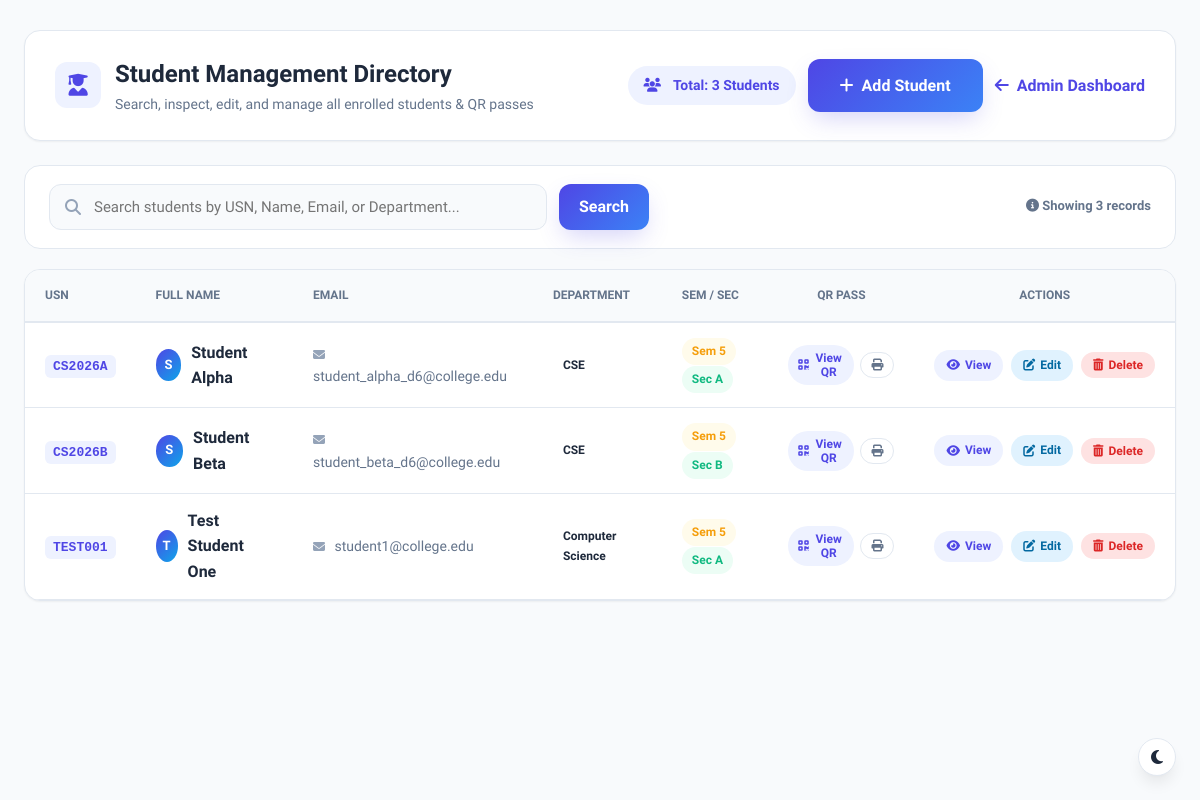
Before: /view_students (signed in) with the older database file.
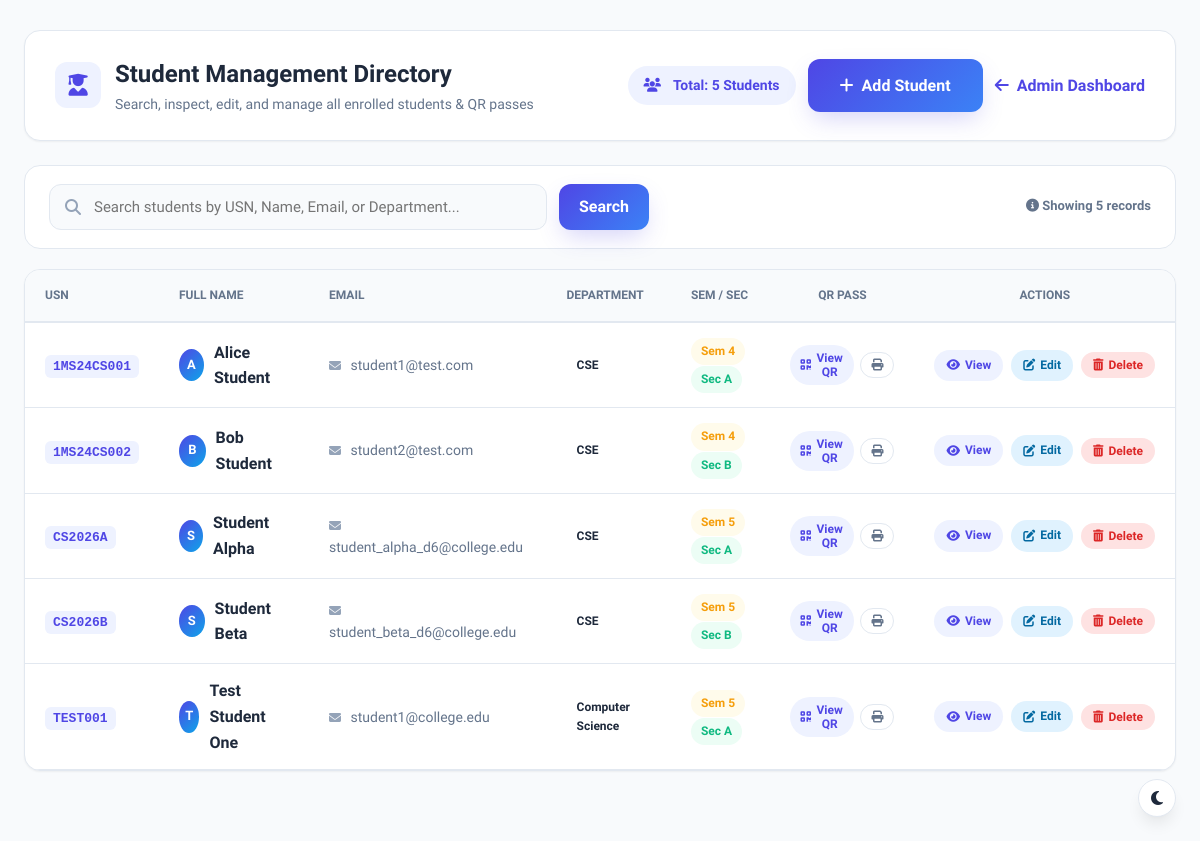
After: the same page with the newer database file.
### tables this page shows
CREATE TABLE students(
        id INTEGER PRIMARY KEY AUTOINCREMENT,
        usn TEXT UNIQUE NOT NULL,
        fullname TEXT NOT NULL,
        email TEXT UNIQUE NOT NULL,
        department TEXT NOT NULL,
        semester INTEGER NOT NULL,
        section TEXT NOT NULL,
        qr_path TEXT
    );

### app.py (the view)
@app.route("/view_students")
@role_required("admin")
def view_students():
    search_query = request.args.get("search", "").strip()
    success = request.args.get("success")
    error = request.args.get("error")
    conn = get_db_connection()
    cursor = conn.cursor()
    if search_query:
        term = f"%{search_query}%"
        cursor.execute("""
            SELECT usn, fullname, email, department, semester, section, qr_path
            FROM students
            WHERE usn LIKE ? OR fullname LIKE ? OR email LIKE ? OR department LIKE ?
            ORDER BY usn ASC
        """, (term, term, term, term))
    else:
        cursor.execute("""
            SELECT usn, fullname, email, department, semester, section, qr_path
            FROM students
            ORDER BY usn ASC
        """)
    students = cursor.fetchall()
    conn.close()
    return render_template(
        "view_students.html",
        students=students,
        search_query=search_query,
        success=success,
        error=error
    )

### app.py (called while the page is built, shortened)
def role_required(*allowed_roles):
    def decorator(f):
        @wraps(f)
        def decorated_function(*args, **kwargs):
            if "user_id" not in session or "role" not in session:
                return redirect(url_for("login"))
            user_role = session.get("role")
            return f(*args, **kwargs)
        return decorated_function
    return decorator

### database.py (called while the page is built)
def get_db_connection():
    conn = sqlite3.connect("database.db")
    conn.execute("PRAGMA foreign_keys = ON;")
    conn.row_factory = sqlite3.Row
    return conn

### templates/view_students.html (shortened to what the changed rows need)
<!DOCTYPE html>
<html lang="en">
<head>
    <link rel="stylesheet" href="{{ url_for('static', filename='css/dashboard.css') }}">
    <link rel="stylesheet" href="{{ url_for('static', filename='css/style.css') }}">
    <link rel="stylesheet" href="https://cdnjs.cloudflare.com/ajax/libs/font-awesome/6.5.2/css/all.min.css">
</head>
<body style="background: var(--bg-main);">
    <div style="max-width: 1280px; margin: 30px auto; padding: 0 24px;">
        <div style="display: flex; justify-content: space-between; align-items: center; flex-wrap: wrap; gap: 20px; background: var(--card-bg); padding: 24px 30px; border-radius: var(--radius-lg); box-shadow: var(--shadow-sm); border: 1px solid var(--border); margin-bottom: 24px;">
            <div>
                <div style="display: flex; align-items: center; gap: 14px;">
                    <div>
                        <h1 style="font-size: 24px; font-weight: 800; color: var(--text-main); margin: 0;">Student Management Directory</h1>
                    </div>
                </div>
            </div>
            <div style="display: flex; align-items: center; gap: 12px;">
                <span class="badge badge-primary" style="font-size: 14px; padding: 8px 16px;">
                    <i class="fas fa-users" style="margin-right: 6px;"></i> Total: {{ students|length }} Students
                </span>
                <a href="{{ url_for('add_student') }}" class="btn btn-primary" style="display: inline-flex; align-items: center; gap: 8px; font-weight: 600;">
                    <i class="fas fa-plus"></i> Add Student
                </a>
                <a href="{{ url_for('admin') }}" class="btn btn-outline" style="display: inline-flex; align-items: center; gap: 8px; font-weight: 600;">
                    <i class="fas fa-arrow-left"></i> Admin Dashboard
                </a>
            </div>
        </div>
        <div style="background: var(--card-bg); padding: 18px 24px; border-radius: var(--radius-lg); border: 1px solid var(--border); margin-bottom: 20px; display: flex; justify-content: space-between; align-items: center; flex-wrap: wrap; gap: 16px;">
            <span style="font-size: 13px; color: var(--text-muted); font-weight: 600;">
                <i class="fas fa-info-circle"></i> Showing <strong>{{ students|length }}</strong> records
            </span>
        </div>
        <div class="table-card" style="background: var(--card-bg); border-radius: var(--radius-lg); border: 1px solid var(--border); overflow: hidden; box-shadow: var(--shadow-sm);">
            {% if students %}
            <div style="overflow-x: auto;">
                <table class="data-table" id="studentsTable" style="width: 100%; border-collapse: collapse;">
                    <thead>
                        <tr style="background: var(--bg-main); border-bottom: 2px solid var(--border);">
                            <th style="padding: 16px 20px; text-align: left; font-size: 12px; font-weight: 700; color: var(--text-muted); text-transform: uppercase;">USN</th>
                            <th style="padding: 16px 20px; text-align: left; font-size: 12px; font-weight: 700; color: var(--text-muted); text-transform: uppercase;">Full Name</th>
                            <th style="padding: 16px 20px; text-align: left; font-size: 12px; font-weight: 700; color: var(--text-muted); text-transform: uppercase;">Email</th>
                            <th style="padding: 16px 20px; text-align: left; font-size: 12px; font-weight: 700; color: var(--text-muted); text-transform: uppercase;">Department</th>
                            <th style="padding: 16px 20px; text-align: left; font-size: 12px; font-weight: 700; color: var(--text-muted); text-transform: uppercase;">Sem / Sec</th>
                            <th style="padding: 16px 20px; text-align: center; font-size: 12px; font-weight: 700; color: var(--text-muted); text-transform: uppercase;">QR Pass</th>
                            <th style="padding: 16px 20px; text-align: center; font-size: 12px; font-weight: 700; color: var(--text-muted); text-transform: uppercase;">Actions</th>
                        </tr>
                    </thead>
                    <tbody>
                        {% for student in students %}
                        <tr class="student-row" style="border-bottom: 1px solid var(--border); transition: var(--transition);">
                            <td style="padding: 14px 20px;">
                                <span style="font-weight: 700; font-family: monospace; color: var(--primary); background: #eef2ff; padding: 4px 8px; border-radius: 6px; font-size: 13px;">
                                    {{ student[0] }}
                                </span>
                            </td>
                            <td style="padding: 14px 20px;">
                                <div style="display: flex; align-items: center; gap: 10px;">
                                    <div style="width: 32px; height: 32px; border-radius: 50%; background: linear-gradient(135deg, #4f46e5, #0ea5e9); color: white; display: flex; align-items: center; justify-content: center; font-size: 13px; font-weight: 700;">
                                        {{ student[1][0]|upper }}
                                    </div>
                                    <span style="font-weight: 600; color: var(--text-main);">{{ student[1] }}</span>
                                </div>
                            </td>
                            <td style="padding: 14px 20px; color: var(--text-muted); font-size: 14px;">
                                <i class="fas fa-envelope" style="font-size: 12px; margin-right: 6px; color: var(--text-light);"></i>
                                {{ student[2] }}
                            </td>
                            <td style="padding: 14px 20px;">
                                <span class="badge badge-info">{{ student[3] }}</span>
                            </td>
                            <td style="padding: 14px 20px;">
                                <span class="badge badge-warning" style="margin-right: 4px;">Sem {{ student[4] }}</span>
                                <span class="badge badge-success">Sec {{ student[5] }}</span>
                            </td>
                            <td style="padding: 14px 20px; text-align: center;">
                                <div style="display: inline-flex; align-items: center; gap: 6px;">
                                    <button
                                        type="button"
                                        class="badge badge-primary"
                                        style="border: none; cursor: pointer; padding: 6px 10px; font-size: 12px; display: inline-flex; align-items: center; gap: 4px;"
                                        onclick="openQuickQRModal('{{ student[0] }}', '{{ student[1] }}', '{{ student[6] or '' }}')"
                                        title="Quick QR Preview">
                                        <i class="fas fa-qrcode"></i> View QR
                                    </button>
                                    <a href="{{ url_for('admin_student_qr', usn=student[0]) }}" class="badge badge-outline" style="text-decoration: none; padding: 6px 10px; font-size: 12px; display: inline-flex; align-items: center; gap: 4px; border: 1px solid var(--border); color: var(--text-muted);" title="Print Full ID Card">
                                        <i class="fas fa-print"></i>
                                    </a>
                                </div>
                            </td>
                            <td style="padding: 14px 20px; text-align: center;">
                                <div style="display: inline-flex; align-items: center; gap: 8px;">
                                    <a href="{{ url_for('view_student', usn=student[0]) }}" class="badge badge-primary" style="text-decoration: none; padding: 6px 12px; font-size: 12px; display: inline-flex; align-items: center; gap: 5px;" title="View Student Profile">
                                        <i class="fas fa-eye"></i> View
                                    </a>
                                    <a href="{{ url_for('edit_student', usn=student[0]) }}" class="badge badge-info" style="text-decoration: none; padding: 6px 12px; font-size: 12px; display: inline-flex; align-items: center; gap: 5px; background: #e0f2fe; color: #0369a1;" title="Edit Student">
                                        <i class="fas fa-edit"></i> Edit
                                    </a>
                                    <button
                                        type="button"
                                        class="badge badge-danger"
                                        style="border: none; cursor: pointer; padding: 6px 12px; font-size: 12px; display: inline-flex; align-items: center; gap: 5px; background: #fee2e2; color: #dc2626;"
                                        onclick="confirmDeleteStudent('{{ student[0] }}', '{{ student[1] }}')"
                                        title="Delete Student">
                                        <i class="fas fa-trash-alt"></i> Delete
                                    </button>
                                </div>
                            </td>
                        </tr>
                        {% endfor %}
                    </tbody>
                </table>
            </div>
            {% endif %}
        </div>
    </div>
</body>
</html>

Changed rows visible on the page:
added students: usn "1MS24CS001", fullname "A", fullname "Alice Student", email "student1@test.com", department "CSE", semester "4", section "A"
added students: usn "1MS24CS002", fullname "B", fullname "Bob Student", email "student2@test.com", department "CSE", semester "4", section "B"
Other visible differences:
{{ students|length }}: "3" → "5"
